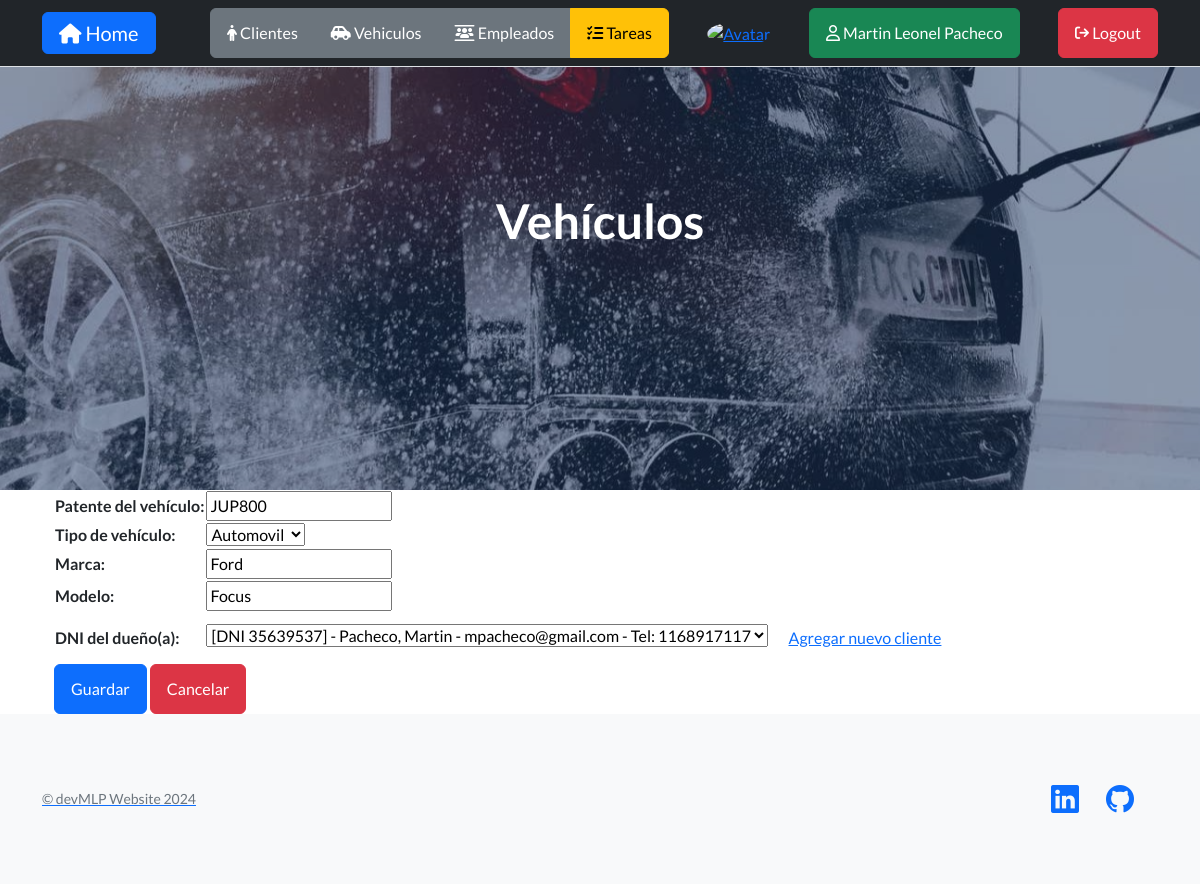
Screenshot of /update/vehicle/1/ (signed in) with the database file from the repository.
### myapp/models.py (models this page shows, shortened)
class Vehicle(models.Model):
    AUTOMOVIL = "Automóvil"
    MOTO = "Moto"
    CAMIONETA = "Camioneta"
    SUV = "SUV"
    CAMION = "Camión"
    OTRO = "Otro"
    VEHICLE_TYPE_CHOICES = [
        (AUTOMOVIL, "Automovil"),
        (MOTO, "Moto"),
        (CAMIONETA, "Camioneta"),
        (SUV, "SUV"),
        (CAMION, "Camión"),
        (OTRO, "Otro"),
    ]
    plate_ID = models.CharField(max_length=7, unique=True)  # ABC123 / AB123CD
    vehicle_type = models.CharField(
        max_length=15, choices=VEHICLE_TYPE_CHOICES, default=AUTOMOVIL
    )
    brand = models.CharField(max_length=50)
    brand_model = models.CharField(max_length=50)
    owner_DNI = models.ForeignKey(
        Client,
        to_field="DNI",
        null=False,
        on_delete=models.CASCADE,
        related_name="vehicles",
    )
    class Meta:
        ordering = ["brand", "brand_model"]

### myapp/views.py (the view)
class UpdateVehicle(LoginRequiredMixin, UpdateView):
    model = Vehicle
    form_class = VehicleForm
    success_url = reverse_lazy("vehicles")

### myapp/forms.py
class VehicleForm(forms.ModelForm):
    class Meta:
        model = Vehicle
        fields = [
            "plate_ID",
            "vehicle_type",
            "brand",
            "brand_model",
            "owner_DNI",
        ]
        labels = {
            "plate_ID": "Patente del vehículo",
            "vehicle_type": "Tipo de vehículo",
            "brand": "Marca",
            "brand_model": "Modelo",
            "owner_DNI": "DNI del dueño(a)",
        }

### myapp/models.py (called while the page is built)
    def __str__(self):
        return f"[DNI {self.DNI}] - {self.last_name}, {self.name} - {self.email} - Tel: {self.tel}"

### myapp/templates/myapp/vehicle_form.html (shortened to what this page needs)
{% extends 'myapp/vehicle_list.html' %}
{% block content %}
  <form action="" method="POST">
    <table>
      <tr>
        <td>
          <b>{{ form.plate_ID.label_tag }}</b>
        </td>
        <td>{{ form.plate_ID }}</td>
      </tr>
      <tr>
        <td>
          <b>{{ form.vehicle_type.label_tag }}</b>
        </td>
        <td>{{ form.vehicle_type }}</td>
      </tr>
      <tr>
        <td>
          <b>{{ form.brand.label_tag }}</b>
        </td>
        <td>{{ form.brand }}</td>
      </tr>
      <tr>
        <td>
          <b>{{ form.brand_model.label_tag }}</b>
        </td>
        <td>{{ form.brand_model }}</td>
      </tr>
      <tr>
        <td>
          <b>{{ form.owner_DNI.label_tag }}</b>
        </td>
        <td>
          {{ form.owner_DNI }}
          <a href="{% url 'add-client' %}" class="btn btn-link">Agregar nuevo cliente</a>
        </td>
      </tr>
    </table>
    <input class="btn btn-primary" type="submit" value="Guardar" />
    <button type="button" class="btn btn-danger" onclick="window.history.back()">Cancelar</button>
  </form>
{% endblock %}

### myapp/templates/myapp/index.html (shortened to what this page needs)
<!DOCTYPE html>
<html lang="es">
  <head>
    {% load static %}
    <link href="https://cdn.jsdelivr.net/npm/bootstrap-icons@1.5.0/font/bootstrap-icons.css" rel="stylesheet" type="text/css" />
    <link href="{% static 'css/styles.css' %}" rel="stylesheet" />
    <link rel="stylesheet" href="https://cdnjs.cloudflare.com/ajax/libs/font-awesome/6.4.0/css/all.min.css" />
  </head>
  <body>
    <nav class="navbar fixed-top bg-dark border-bottom border-body static-top">
      <div class="container align-items-center">
        <a class="navbar-brand btn btn-primary text-white" href="{% url 'home' %}"><i class="fa-solid fa-house"></i> Home</a>
        {% if user.is_authenticated %}
          <div class="btn-group" role="group" aria-label="">
            <a class="btn btn-secondary text-white" href="{% url 'clients' %}"><i class="fa-solid fa-person"></i> Clientes</a>
            <a class="btn btn-secondary text-white" href="{% url 'vehicles' %}"><i class="fa-solid fa-car-side"></i> Vehiculos</a>
            <a class="btn btn-secondary text-white" href="{% url 'employees' %}"><i class="fa-solid fa-users-between-lines"></i> Empleados</a>
            <a class="btn btn-warning text-black" href="{% url 'tasks' %}"><i class="fa-solid fa-list-check"></i> Tareas</a>
          </div>
          <a href="{% url 'add-avatar' %}"><img class="rounded-circle" src="{{ request.session.avatar }}" height="40px" width="40px" alt="Avatar" /></a>
          <a class="btn btn-success text-white" href="{% url 'profile' %}"><i class="fa-regular fa-user"></i> {{ user.first_name }} {{ user.last_name }}</a>
          <form action="{% url 'logout' %}" method="post">
            <button class="btn btn-danger text-white" type="submit"><i class="fa-solid fa-arrow-right-from-bracket fa-sm" title="Logout"></i> Logout</button>
          </form>
        {% else %}
          <a class="navbar-brand btn btn-primary text-white" href="{% url 'login' %}"><i class="fa-solid fa-right-to-bracket"></i> Login</a>
          <a class="navbar-brand btn btn-success text-white" href="{% url 'register' %}"><i class="fa-solid fa-user-plus"></i> Registrarse</a>
        {% endif %}
      </div>
    </nav>
    <header class="masthead">
      <div class="container position-relative">
        <div class="row justify-content-center">
          <div class="col-xl-8">
            <div class="text-center text-white">
              {% block title %}{% endblock %}
            </div>
          </div>
        </div>
      </div>
    </header>
    <div class="container px-4">
      {% block content %}
      {% endblock %}
    </div>
    <footer class="footer bg-light">
      <div class="container">
        <div class="row">
          <div class="col-lg-6 h-100 text-center text-lg-start my-auto">
            <a href="{% url 'about-me' %}"><p class="text-muted small mb-4 mb-lg-0">&copy; devMLP Website 2024</p></a>
          </div>
          <div class="col-lg-6 h-100 text-center text-lg-end my-auto">
            <ul class="list-inline mb-0">
              <li class="list-inline-item me-4">
                <a href="https://www.linkedin.com/in/martinlpacheco" target="_blank"><i class="bi-linkedin fs-3"></i></a>
              </li>
              <li class="list-inline-item me-4">
                <a href="https://www.github.com/martinlpc" target="_blank"><i class="bi-github fs-3"></i></a>
              </li>
            </ul>
          </div>
        </div>
      </div>
    </footer>
  </body>
</html>

### rows the page displays
Vehicle: plate_ID "JUP800", vehicle_type "Automovil", brand "Ford", brand_model "Focus", owner_DNI "[DNI 35639537] - Pacheco, Martin - mpacheco@gmail.com - Tel: 1168917117"

### other values shown
{{ user.first_name }} "Martin Leonel"
{{ user.last_name }} "Pacheco"
